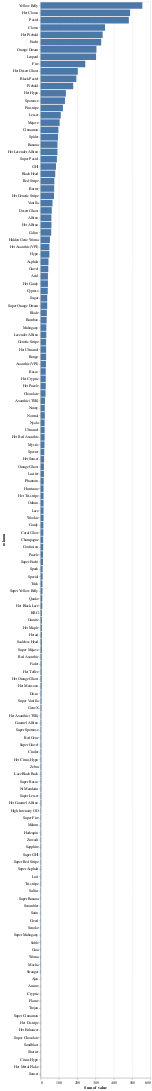

The cell this chart's notebook holds for it:
### Code cell
alt.Chart(labels_extended.iloc[:, 7:].melt(var_name='column')).mark_bar().encode(
    y=alt.Y('column').sort('-x'),
    x=alt.X('sum(value)')
)

### Figure 1 — Vega specification as saved in the notebook (floating-point values rounded to 4 significant figures; data arrays with more than 128 entries replaced by an {"elided": "..."} marker saying what was removed)
{"$schema": "https://vega.github.io/schema/vega/v5.json", "data": [{"name": "source_0"}, {"name": "data_0", "values": {"elided": "147 records"}}, {"name": "data_0_x_domain_sum_value", "values": [{"min": 1, "max": 556}]}, {"name": "source_0_y_domain_column", "values": {"elided": "147 records"}}], "signals": [{"name": "y_step", "value": 20}, {"name": "height", "update": "bandspace(domain('y').length, 0.1, 0.05) * y_step"}], "marks": [{"type": "rect", "name": "marks", "from": {"data": "data_0"}, "encode": {"update": {"x": {"field": "sum_value", "scale": "x"}, "fill": {"value": "#4c78a8"}, "ariaRoleDescription": {"value": "bar"}, "description": {"signal": "\"Sum of value: \" + (format(datum[\"sum_value\"], \"\")) + \"; column: \" + (isValid(datum[\"column\"]) ? datum[\"column\"] : \"\"+datum[\"column\"])"}, "x2": {"value": 0, "scale": "x"}, "y": {"field": "column", "scale": "y"}, "height": {"signal": "max(0.25, bandwidth('y'))"}}}, "style": ["bar"]}], "scales": [{"name": "x", "type": "linear", "domain": [{"signal": "(data(\"data_0_x_domain_sum_value\")[0] || {}).min"}, {"signal": "(data(\"data_0_x_domain_sum_value\")[0] || {}).max"}], "range": [0, {"signal": "width"}], "zero": true, "nice": true}, {"name": "y", "type": "band", "domain": {"data": "source_0_y_domain_column", "field": "column", "sort": {"op": "max", "field": "sort_field", "order": "descending"}}, "range": {"step": {"signal": "y_step"}}, "paddingInner": 0.1, "paddingOuter": 0.05}], "axes": [{"scale": "x", "ticks": false, "zindex": 0, "aria": false, "labels": false, "orient": "bottom", "grid": true, "tickCount": {"signal": "ceil(width/40)"}, "domain": false, "gridScale": "y", "maxExtent": 0, "minExtent": 0}, {"scale": "x", "labelFlush": true, "labelOverlap": true, "orient": "bottom", "title": "Sum of value", "tickCount": {"signal": "ceil(width/40)"}, "zindex": 0, "grid": false}, {"scale": "y", "orient": "left", "grid": false, "zindex": 0, "title": "column"}], "width": 300, "background": "white", "style": "cell", "padding": 5}
